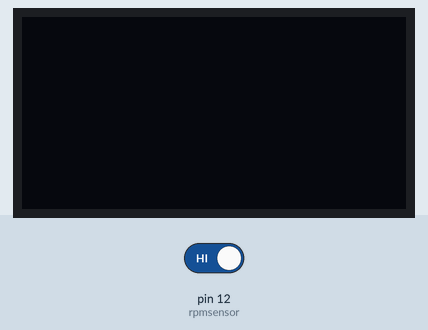
This sketch was run on a simulated Arduino Uno, built with avr-gcc and run on an emulated ATmega328P. Shown: 128×64 one-colour display. The test bench sets the inputs (shaded band); at power-on: pin 12 (rpmsensor) HIGH. What the sketch prints to the serial monitor is not drawn.

Above: at 1.2 s.
1.3 s: pin 12 (rpmsensor) driven LOW
At 2.5 s:
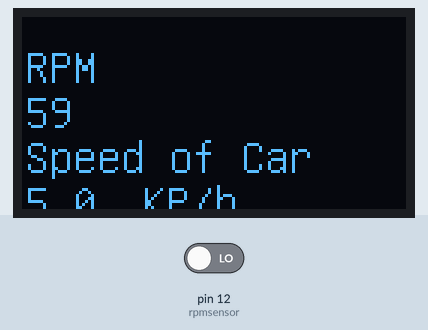
At 3.6 s:
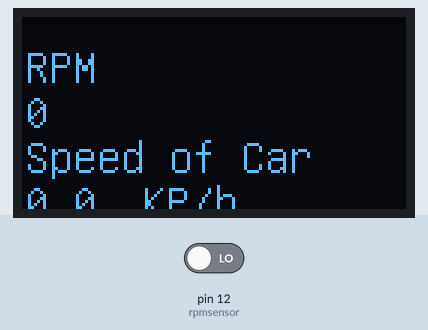
4.3 s: pin 12 (rpmsensor) driven HIGH
Timing chart, 0 to 7.3 s (numbered marks = the images above; inputs shaded):
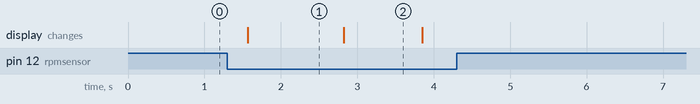

The sketch:

RPM_Final_OK.ino
```cpp
#include "U8glib.h"
U8GLIB_SSD1306_128X64 u8g(U8G_I2C_OPT_NONE | U8G_I2C_OPT_DEV_0);

int rpmsensor = 12;
unsigned long start_time = 0;
unsigned long end_time = 0;
int steps = 0;
float steps_old = 0;
float temp = 0;
float rps = 0;


int spd1 = 0;
float kmph1 = 0.0;


void u8g_prepare(void)
{
  u8g.setFont(u8g_font_6x10);
  u8g.setFontRefHeightExtendedText();
  u8g.setDefaultForegroundColor();
  u8g.setFontPosTop();
}

void intro(uint8_t a)
{
  u8g.setFont(u8g_font_unifont);
  u8g.drawStr(1, 10, "RPM");  //1 from left side and 10 from above position.
  u8g.setPrintPos(1, 25); //1 from left side and 25 from above position.
  u8g.print(spd1, 1);

  u8g.drawStr(1, 40, "Speed of Car");
  u8g.setPrintPos(1, 55); //1 from the left side and 55 from above position.
  u8g.print(kmph1, 1);
  u8g.drawStr(40, 55, "KP/h");  //20 from the left side and 55 from above position.
}

void RPM(uint8_t a)
{
  u8g.setFont(u8g_font_unifont);
  u8g.drawStr(1, 10, "RPM");  //1 from left side and 10 from above position.
  u8g.setPrintPos(1, 25); //1 from left side and 25 from above position.
  u8g.print(spd1, 1);

  u8g.drawStr(1, 40, "Speed of Car");
  u8g.setPrintPos(1, 55); //1 from the left side and 55 from above position.
  u8g.print(kmph1, 1);
  u8g.drawStr(40, 55, "KP/h");  //20 from the left side and 55 from above position.
}

uint8_t draw_state = 2;

void draw(void)
{
  u8g_prepare();
  switch (draw_state >> 1)
  {
    case 0: intro(draw_state & 7); break;
    case 1: RPM(draw_state & 7); break;
  }
}

void setup()
{
  Serial.begin(9600);
  pinMode(rpmsensor, INPUT_PULLUP);
  Serial.println("LABEL,Date,Time,RPM,KM/H");
}
void loop()
{
  start_time = millis();
  end_time = start_time + 1000;
  while (millis() < end_time)
  {
    if (digitalRead(rpmsensor))
    {
      steps = steps + 1;
      while (digitalRead(rpmsensor));
    }
  }
  temp = steps - steps_old;
  steps_old = steps;
  rps = (temp);
  float spd = 3.14 * 0.135 * rps; // speed = 3.14159*(D/100)*(rpm/60) // speed in m/s
  spd1 = ((3.14 * 0.000135 * rps * 60 * 1000 * 2.5) * 0.9285); //RPM use 2 number of reflector connected
  kmph1 = (spd1 * 0.1885 * 0.45);
  Serial.println( (String) "DATA,DATE,TIME" + "," + spd1 + "," + kmph1);


  // picture loop (It is compulsory)
  u8g.firstPage();
  do
  {
    draw();
  }

  while (u8g.nextPage());

  //increase the state
  draw_state++;
  if ( draw_state >= 3 * 2)
    draw_state = 0;
}
```

Measured:
- after the input at 1.3 s, the display: changes after 0.26 s (image 1)
- after the input at 4.3 s, every drawn part: stays the same
- what the display in image 1 shows lasts 1.2 s, from 1.6 s to 2.8 s
- what the display in image 2 shows lasts 1.0 s, from 2.8 s to 3.8 s
